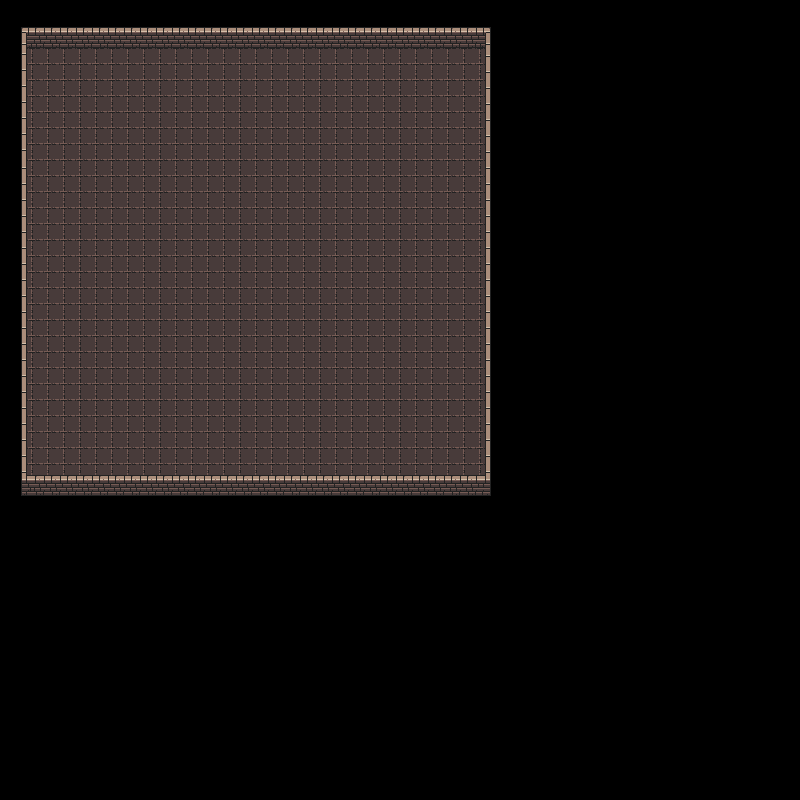

Rendered tile map (Tiled .tmx) drawn with the repository's tilesets; below, a short description and the map source with its tile grids summarised:
An orthogonal 50x50 tile map with 16x16 px tiles, 6 tile layers (Floor, WallsLower, PlayerLayer, WallsUpper, ...), 4 tilesets and 14 objects.

<map version="1.10" tiledversion="1.11.0" orientation="orthogonal" renderorder="right-down" width="50" height="50" tilewidth="16" tileheight="16" infinite="0" nextlayerid="14" nextobjectid="13">
 <editorsettings>
  <export target="demoLevel1.json" format="json" />
 </editorsettings>
 <tileset firstgid="1" name="atlas_floor-16x16" tilewidth="16" tileheight="16" tilecount="49" columns="7">
  <image source="../Dungeontileset/atlas_floor-16x16.png" trans="ff00ff" width="112" height="112" />
 </tileset>
 <tileset firstgid="50" name="atlas_walls_low-16x16" tilewidth="16" tileheight="16" tilecount="48" columns="12">
  <image source="../Dungeontileset/atlas_walls_low-16x16.png" trans="ff00ff" width="192" height="64" />
 </tileset>
 <tileset firstgid="98" name="0x72_DungeonTilesetII_v1.7" tilewidth="16" tileheight="16" tilecount="1024" columns="32">
  <image source="../Dungeontileset/0x72_DungeonTilesetII_v1.7.png" trans="ff00ff" width="512" height="512" />
 </tileset>
 <tileset firstgid="1122" name="atlas_walls_high-16x32" tilewidth="16" tileheight="16" tilecount="192" columns="24">
  <image source="../Dungeontileset/atlas_walls_high-16x32.png" trans="ff00ff" width="384" height="128" />
  <tile id="24">
   <objectgroup draworder="index" id="2">
    <object id="1" x="5" y="0" width="6" height="16" />
   </objectgroup>
  </tile>
  <tile id="25">
   <objectgroup draworder="index" id="2">
    <object id="2" x="5" y="12" width="11" height="4" />
   </objectgroup>
  </tile>
  <tile id="27">
   <objectgroup draworder="index" id="2">
    <object id="1" x="0" y="12" width="11" height="4" />
   </objectgroup>
  </tile>
  <tile id="72">
   <objectgroup draworder="index" id="2">
    <object id="1" x="5" y="0" width="6" height="16" />
   </objectgroup>
  </tile>
  <tile id="121">
   <objectgroup draworder="index" id="2">
    <object id="1" x="5" y="0" width="6" height="16" />
    <object id="5" x="11" y="12" width="5" height="4" />
   </objectgroup>
  </tile>
  <tile id="123">
   <objectgroup draworder="index" id="2">
    <object id="1" x="5" y="0" width="6" height="16" />
    <object id="2" x="0" y="12" width="5" height="4" />
   </objectgroup>
  </tile>
  <tile id="170">
   <objectgroup draworder="index" id="2">
    <object id="1" x="0" y="12" width="16" height="4" />
   </objectgroup>
  </tile>
  <tile id="173">
   <objectgroup draworder="index" id="2">
    <object id="1" x="0" y="12" width="16" height="4" />
   </objectgroup>
  </tile>
  <tile id="188">
   <objectgroup draworder="index" id="2">
    <object id="1" x="11" y="12" width="5" height="4" />
   </objectgroup>
  </tile>
  <tile id="189">
   <objectgroup draworder="index" id="2">
    <object id="1" x="0" y="12" width="16" height="4" />
   </objectgroup>
  </tile>
  <tile id="190">
   <objectgroup draworder="index" id="2">
    <object id="1" x="0" y="12" width="16" height="4" />
   </objectgroup>
  </tile>
  <tile id="191">
   <objectgroup draworder="index" id="2">
    <object id="1" x="0" y="12" width="5" height="4" />
   </objectgroup>
  </tile>
 </tileset>
 <layer id="1" name="Floor" width="50" height="50">
  <data>[2500 cells, 818 non-empty, 3 distinct tile ids]</data>
 </layer>
 <layer id="3" name="WallsLower" width="50" height="50">
  <data>[2500 cells, 23 non-empty, 7 distinct tile ids]</data>
 </layer>
 <layer id="13" name="PlayerLayer" width="50" height="50">
  <data>[2500 cells, 0 non-empty, 0 distinct tile ids]</data>
 </layer>
 <layer id="12" name="WallsUpper" width="50" height="50">
  <data>[2500 cells, 148 non-empty, 5 distinct tile ids]</data>
 </layer>
 <layer id="9" name="Doors" width="50" height="50">
  <data>[2500 cells, 2 non-empty, 2 distinct tile ids]</data>
 </layer>
 <layer id="5" name="Decorations" width="50" height="50">
  <data>[2500 cells, 4 non-empty, 4 distinct tile ids]</data>
 </layer>
</map>
